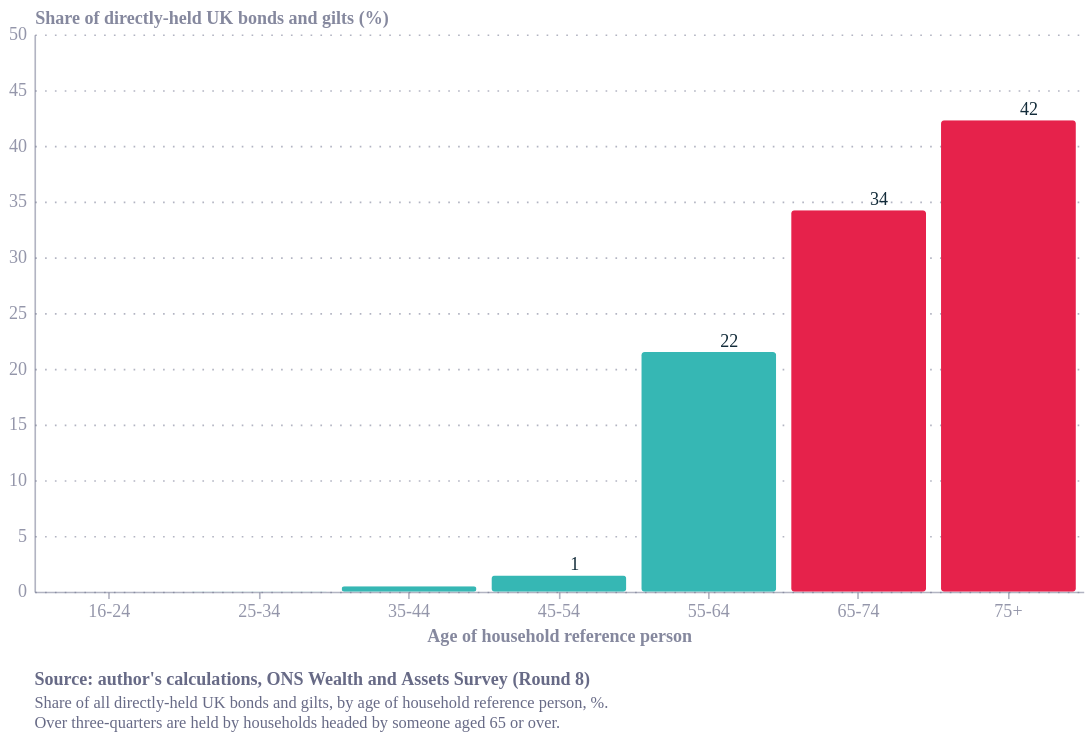

This figure's notebook cell:
### Code cell
import pandas as pd
import altair as alt
from ecostyles import EcoStyles

styles = EcoStyles(); styles.register_and_enable_theme()

df = pd.DataFrame({
    "age": ["16-24","25-34","35-44","45-54","55-64","65-74","75+"],
    "share": [0, 0.01, 0.48, 1.46, 21.51, 34.23, 42.31],
})
df["hi"] = df["age"].isin(["65-74","75+"])

bars = alt.Chart(df).mark_bar(cornerRadius=2).encode(
    x=alt.X("age:N", sort=df["age"].tolist(), title="Age of household reference person",
            axis=alt.Axis(labelAngle=0)),
    y=alt.Y("share:Q", title="Share of directly-held UK bonds and gilts (%)",
            scale=alt.Scale(domain=[0, 50])),
    color=alt.Color("hi:N", scale=alt.Scale(domain=[True, False], range=["#E6224B", "#36B7B4"]),
                    legend=None))
labels = alt.Chart(df[df.share >= 1]).mark_text(dy=-6, fontSize=11, color="#122b39").encode(
    x=alt.X("age:N", sort=df["age"].tolist()), y="share:Q", text=alt.Text("share:Q", format=".0f"))

caption = alt.Title(
    text="Source: author's calculations, ONS Wealth and Assets Survey (Round 8)",
    subtitle=[
        "Share of all directly-held UK bonds and gilts, by age of household reference person, %.",
        "Over three-quarters are held by households headed by someone aged 65 or over.",
    ],
    orient="bottom", anchor="start", fontSize=11, subtitleFontSize=10,
    color="#676A86", subtitleColor="#676A86", dy=12)

chart = (bars + labels).properties(width=640, height=340, title=caption).configure(
    background="white", font="Circular Std").configure_view(fill="transparent", stroke="transparent")
styles.save(chart, path=".", name="gilt_by_age", svg=True)
chart.save("gilt_by_age.png", scale_factor=2.0)
chart

### Figure 1 — Vega-Lite specification as saved in the notebook (floating-point values rounded to 4 significant figures)
{"config": {"font": "Circular Std", "text": {"color": "#676A86", "align": "left", "baseline": "middle", "dx": 7, "dy": 0, "fontSize": 11}, "view": {"stroke": "transparent", "continuousWidth": 400, "continuousHeight": 300, "discreteWidth": 400, "discreteHeight": 300, "fill": "transparent"}, "range": {"category": ["#36B7B4", "#E6224B", "#F4C245", "#0063AF", "#00A767", "#179FDB", "#EB5C2E"], "diverging": ["#E6224B", "#E54753", "#C9C9C9", "#179FDB", "#122B39"], "heatmap": ["#C9C9C9", "#179FDB", "#0063AF", "#122B39"], "ordinal": ["#00A767", "#36B7B4", "#179FDB", "#0063AF", "#243B5A"]}, "bar": {"color": "#179fdb"}, "line": {"color": "#e6224b"}, "rule": {"color": "#676A86"}, "area": {"opacity": 0.3}, "point": {"filled": true, "size": 80, "color": "#e6224b", "opacity": 0.95}, "geoshape": {"stroke": "white", "strokeWidth": 0.3}, "rect": {"fill": "#d6d4d4", "opacity": 0.3}, "axis": {"labelColor": "#676A86", "labelFontSize": 11, "labelFont": "Circular Std", "labelOpacity": 0.7, "tickColor": "#676A86", "tickOpacity": 0.5, "domainColor": "#676A86", "domainOpacity": 0.5, "gridColor": "#676A86", "gridDash": [2, 2], "gridOpacity": 0.5, "title": null, "titleColor": "#676A86", "titleOpacity": 0.8, "tickSize": 4}, "axisXDiscrete": {"grid": false, "labelAngle": 0, "tickCount": 10, "tickOpacity": 0.5, "title": null}, "axisYDiscrete": {"ticks": false, "labelPadding": 5}, "axisXTemporal": {"grid": false, "ticks": true}, "axisXQuantitative": {"grid": true}, "axisYQuantitative": {"gridColor": "#676A86", "gridDash": [1, 5], "gridOpacity": 0.5, "ticks": false, "labelPadding": 5, "tickCount": 8, "titleAngle": 0, "titleAlign": "left", "titleBaseline": "bottom", "titleX": 0, "titleY": -5}, "title": {"color": "#676A86E6", "subtitleColor": "#676A86", "font": "Circular Std", "subtitleFont": "Circular Std", "anchor": "start", "fontSize": 14, "subtitleFontSize": 12, "subtitlePadding": 4, "offset": 0, "frame": "group"}, "legend": {"titleColor": "#122b39", "title": null, "labelColor": "#122b39", "labelFontSize": 11}, "background": "white"}, "layer": [{"data": {"name": "data-b432368d43bb49ae67f1090e2be559e1"}, "mark": {"type": "bar", "cornerRadius": 2}, "encoding": {"color": {"field": "hi", "legend": null, "scale": {"domain": [true, false], "range": ["#E6224B", "#36B7B4"]}, "type": "nominal"}, "x": {"axis": {"labelAngle": 0}, "field": "age", "sort": ["16-24", "25-34", "35-44", "45-54", "55-64", "65-74", "75+"], "title": "Age of household reference person", "type": "nominal"}, "y": {"field": "share", "scale": {"domain": [0, 50]}, "title": "Share of directly-held UK bonds and gilts (%)", "type": "quantitative"}}}, {"data": {"name": "data-037f51f2c8d1e6059e43a060bde75ff6"}, "mark": {"type": "text", "color": "#122b39", "dy": -6, "fontSize": 11}, "encoding": {"text": {"field": "share", "format": ".0f", "type": "quantitative"}, "x": {"field": "age", "sort": ["16-24", "25-34", "35-44", "45-54", "55-64", "65-74", "75+"], "type": "nominal"}, "y": {"field": "share", "type": "quantitative"}}}], "height": 340, "title": {"text": "Source: author's calculations, ONS Wealth and Assets Survey (Round 8)", "anchor": "start", "color": "#676A86", "dy": 12, "fontSize": 11, "orient": "bottom", "subtitle": ["Share of all directly-held UK bonds and gilts, by age of household reference person, %.", "Over three-quarters are held by households headed by someone aged 65 or over."], "subtitleColor": "#676A86", "subtitleFontSize": 10}, "width": 640, "$schema": "https://vega.github.io/schema/vega-lite/v6.4.1.json", "datasets": {"data-b432368d43bb49ae67f1090e2be559e1": [{"age": "16-24", "share": 0.0, "hi": false}, {"age": "25-34", "share": 0.01, "hi": false}, {"age": "35-44", "share": 0.48, "hi": false}, {"age": "45-54", "share": 1.46, "hi": false}, {"age": "55-64", "share": 21.51, "hi": false}, {"age": "65-74", "share": 34.23, "hi": true}, {"age": "75+", "share": 42.31, "hi": true}], "data-037f51f2c8d1e6059e43a060bde75ff6": [{"age": "45-54", "share": 1.46, "hi": false}, {"age": "55-64", "share": 21.51, "hi": false}, {"age": "65-74", "share": 34.23, "hi": true}, {"age": "75+", "share": 42.31, "hi": true}]}}
